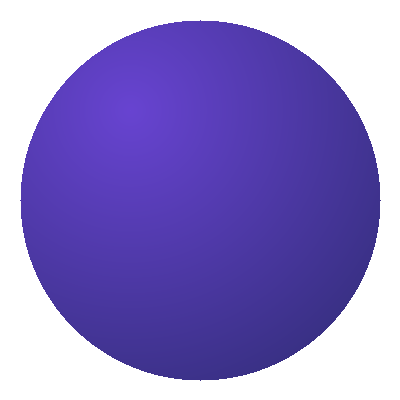
#> input picture examples/smoke/orb.png, 400 x 400 px
$ python inspect_alpha_bounds.py ../examples/smoke/orb.png
#> lines starting #> are read from the running program, lines starting #| are printed output that depends on the picture; after the words box and inside, x2 and y2 are one past the last pixel; in counts of white or black regions, pixels touching at a corner belong together
#!/usr/bin/env python3
"""Read-only alpha extent diagnostic; never crops or recommends deleting soft pixels."""
import argparse
import hashlib
import json
from pathlib import Path
from PIL import Image


def inspect(path):
    with Image.open(path) as source:
#> source is the input picture: PIL image 400x400 RGBA; mean R, G, B, A 50.3, 36.4, 107.2, 162.2
        if source.mode != 'RGBA':
            raise ValueError('Expected RGBA input; opacity must not be inferred from RGB colors')
        alpha = source.getchannel('A')
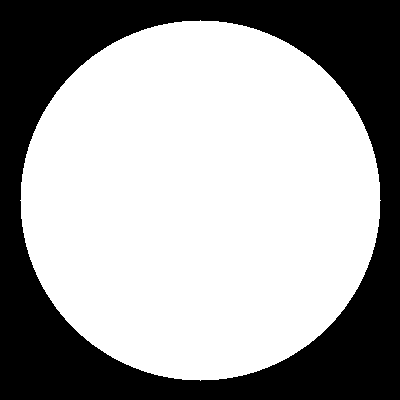
#> alpha: PIL image 400x400 L; 63.6% white; 1 black region, box (x1, y1, x2, y2) and area: (0, 0, 400, 400) 58235
        histogram = alpha.histogram()
#> histogram = 256 values, max 101765 at index 255, min 0 at index 1, mean 625
        rows = []
        for threshold in (0, 8, 32, 128):
            mask = alpha.point(lambda value: 255 if value > threshold else 0)
            bounds = mask.getbbox()
            rows.append({'alpha_greater_than': threshold,
                         'bounds_ltrb_exclusive': list(bounds) if bounds else None,
                         'pixel_count': sum(histogram[threshold + 1:])})
#> after the loop, rows = 4 items
        return {'source': str(path.resolve()), 'sha256': hashlib.sha256(path.read_bytes()).hexdigest(),
                'size': list(source.size), 'mode': source.mode, 'extents': rows,
                'interpretation': 'Compare extents with actual visual inspection. Low alpha can be real hair, haze, shadows or antialiasing. These thresholds are diagnostics, not crop boundaries or removal instructions.',
                'source_modified': False}


def main():
    parser = argparse.ArgumentParser(description=__doc__)
    parser.add_argument('source', type=Path)
    args = parser.parse_args()
    try:
        report = inspect(args.source)
#> report = 7 items
    except (OSError, ValueError) as error:
        parser.exit(2, f'{error}\n')
    print(json.dumps(report, indent=2))
#> (printed output is left out)


if __name__ == '__main__':
    main()
